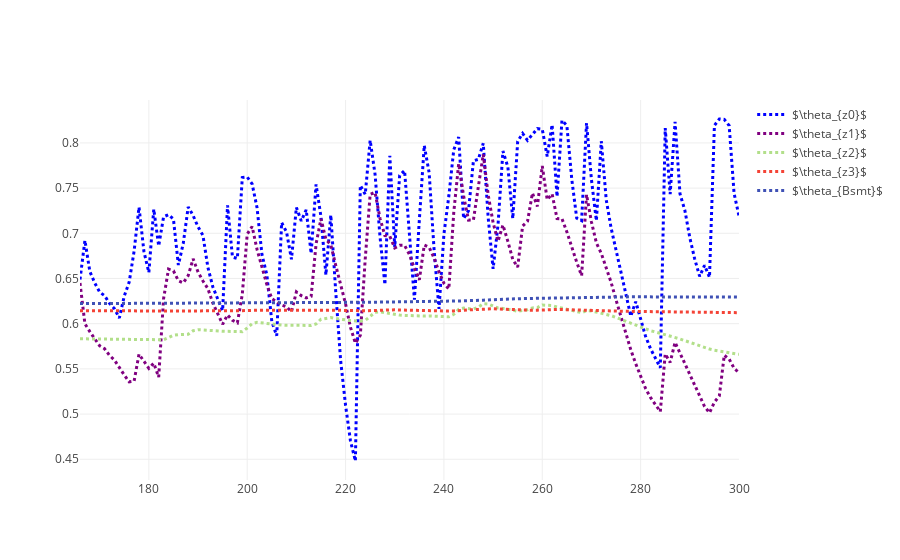

Notebook source saved alongside this figure:
### Markdown cell above
## Saturation extent

### Code cell
props = ['z0_thetaPropSat', 'z1_thetaPropSat', 'z2_thetaPropSat', 'z3_thetaPropSat', 'Bsmt_thetaPropSat']
names_p = [r'$\theta_{z0}$', r'$\theta_{z1}$', r'$\theta_{z2}$', r'$\theta_{z3}$', r'$\theta_{Bsmt}$']

data_p = []
for i in range(len(props)):  # Append simulated components
    filename = "resW_" + props[i] + ".tss"
    sim_pd = pd.read_table(sim_path + folder + back + filename, 
                            skiprows=4, delim_whitespace=True,
                            names=['Jdays', 'sim'],
                            header=None)
    
    sim = sim_pd.sim.tolist()
    trace = go.Scatter(
        x = x,
        y = sim,
        mode = 'lines',
        name = names_p[i],
        line = dict(
            color = palette[i],
            width = 3,
            dash = 'dot')
    )
    data_p.append(trace)

figname = "ThetaProp.png"
%matplotlib inline
import plotlycred

online = False
if online:
    # fig = py.iplot(data) 
    fig = go.Figure(data=data_p)
    py.image.save_as(fig, filename=figname)
    # py.plot(fig, filename=figname) # Opens in web
else:
    fig = go.Figure(data=data_p)
    iplot(fig)

### Figure 1 — Plotly figure (JSON) as saved in the notebook; plotly's stock layout.template omitted (floating-point values rounded to 4 significant figures; data arrays with more than 128 entries replaced by an {"elided": "..."} marker saying what was removed)
{"data": [{"line": {"color": "blue", "dash": "dot", "width": 3}, "mode": "lines", "name": "$\\theta_{z0}$", "type": "scatter", "x": {"elided": "135 int values"}, "y": {"elided": "195 float values"}}, {"line": {"color": "purple", "dash": "dot", "width": 3}, "mode": "lines", "name": "$\\theta_{z1}$", "type": "scatter", "x": {"elided": "135 int values"}, "y": {"elided": "195 float values"}}, {"line": {"color": "rgb(178,223,138)", "dash": "dot", "width": 3}, "mode": "lines", "name": "$\\theta_{z2}$", "type": "scatter", "x": {"elided": "135 int values"}, "y": {"elided": "195 float values"}}, {"line": {"color": "#F44336", "dash": "dot", "width": 3}, "mode": "lines", "name": "$\\theta_{z3}$", "type": "scatter", "x": {"elided": "135 int values"}, "y": {"elided": "195 float values"}}, {"line": {"color": "#3F51B5", "dash": "dot", "width": 3}, "mode": "lines", "name": "$\\theta_{Bsmt}$", "type": "scatter", "x": {"elided": "135 int values"}, "y": {"elided": "195 float values"}}], "layout": {}}
